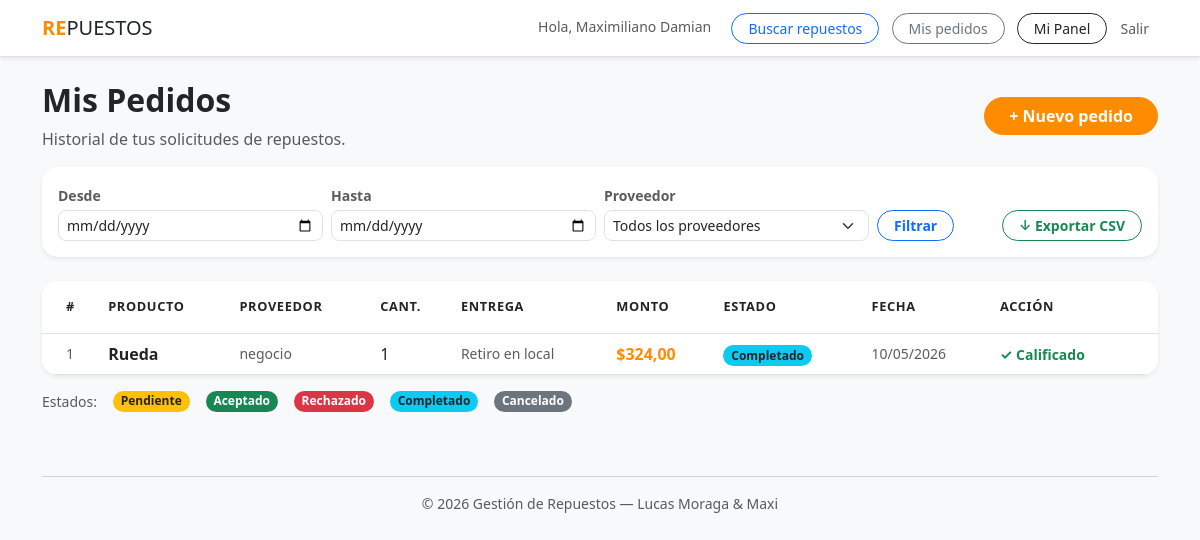
Page /pedidos/ (signed in) on the committed database.
### plataforma/models.py (models this page shows, shortened)
class Pedido(models.Model):
    ESTADO_CHOICES = [
        ('pendiente', 'Pendiente'),
        ('aceptado', 'Aceptado'),
        ('rechazado', 'Rechazado'),
        ('completado', 'Completado'),
        ('cancelado', 'Cancelado'),
    ]
    ENTREGA_CHOICES = [
        ('retiro', 'Retiro en local'),
        ('envio', 'Envío'),
    ]
    tecnico = models.ForeignKey(Tecnico, on_delete=models.CASCADE, related_name='pedidos')
    proveedor = models.ForeignKey(Proveedor, on_delete=models.CASCADE, related_name='pedidos_recibidos')
    producto = models.ForeignKey(Producto, on_delete=models.CASCADE, related_name='pedidos')
    cantidad = models.IntegerField()
    forma_entrega = models.CharField(max_length=10, choices=ENTREGA_CHOICES)
    estado = models.CharField(max_length=15, choices=ESTADO_CHOICES, default='pendiente')
    monto_total = models.DecimalField(max_digits=10, decimal_places=2)
    fecha_creacion = models.DateTimeField(auto_now_add=True)
    fecha_actualizacion = models.DateTimeField(auto_now=True)
    notas = models.TextField(blank=True, null=True)
    respuesta_proveedor = models.TextField(blank=True, null=True)
    class Meta:
        verbose_name = "Pedido"
        verbose_name_plural = "Pedidos"
        ordering = ['-fecha_creacion']

class Producto(models.Model):
    proveedor = models.ForeignKey(Proveedor, on_delete=models.CASCADE, related_name="productos")
    nombre = models.CharField(max_length=200)
    descripcion = models.TextField(blank=True)
    modelo = models.CharField(max_length=100, blank=True)
    categoria = models.CharField(max_length=100, choices=RUBROS_CHOICES)
    precio = models.DecimalField(max_digits=10, decimal_places=2)
    stock = models.PositiveIntegerField(default=0)
    disponible = models.BooleanField(default=True)
    class Meta:
        verbose_name = "Producto"
        verbose_name_plural = "Productos"

class Proveedor(models.Model):
    usuario = models.OneToOneField(User, on_delete=models.CASCADE)
    cuit = models.CharField(max_length=13, unique=True, null=True, blank=True)
    nombre_negocio = models.CharField(max_length=150)
    direccion = models.CharField(max_length=255)
    rubro = models.CharField(max_length=100, choices=RUBROS_CHOICES)
    horarios = models.CharField(max_length=200, blank=True)
    logo = models.ImageField(upload_to='proveedores/logos/', blank=True, null=True)
    imagen = models.ImageField(upload_to='proveedores/imagenes/', blank=True, null=True)
    latitud = models.FloatField(null=True, blank=True)
    longitud = models.FloatField(null=True, blank=True)
    estado = models.CharField(max_length=15, choices=ESTADO_USUARIO_CHOICES, default='pendiente')
    nota_admin = models.TextField(blank=True)
    is_approved = models.BooleanField(default=False)
    class Meta:
        verbose_name = "Proveedor"
        verbose_name_plural = "Proveedores"

### plataforma/views.py (the view)
# urls.py: path('pedidos/', views.mis_pedidos, name='mis_pedidos'),
@login_required(login_url='login')
def mis_pedidos(request):
    tecnico = _get_tecnico_o_403(request)
    if tecnico is None:
        return redirect('dashboard')
    fecha_desde = request.GET.get('fecha_desde', '').strip()
    fecha_hasta = request.GET.get('fecha_hasta', '').strip()
    proveedor_id = request.GET.get('proveedor', '').strip()
    try:
        pedidos_qs = (
            tecnico.pedidos
            .select_related('producto', 'proveedor')
            .annotate(ya_calificado=Exists(CalificacionProveedor.objects.filter(pedido=OuterRef('pk'))))
        )
        if fecha_desde:
            pedidos_qs = pedidos_qs.filter(fecha_creacion__date__gte=fecha_desde)
        if fecha_hasta:
            pedidos_qs = pedidos_qs.filter(fecha_creacion__date__lte=fecha_hasta)
        if proveedor_id:
            pedidos_qs = pedidos_qs.filter(proveedor_id=proveedor_id)
        pedidos = pedidos_qs.order_by('-fecha_creacion')
        proveedores = Proveedor.objects.filter(pedidos_recibidos__tecnico=tecnico).distinct().order_by('nombre_negocio')
        hay_filtros = bool(fecha_desde or fecha_hasta or proveedor_id)
    except Exception:
        messages.error(request, 'Ocurrió un error al cargar tu historial de pedidos. Intentá de nuevo.')
        pedidos = []
        proveedores = []
        hay_filtros = False
        fecha_desde = fecha_hasta = proveedor_id = ''
    return render(request, 'plataforma/mis_pedidos.html', {
        'pedidos': pedidos,
        'proveedores': proveedores,
        'hay_filtros': hay_filtros,
        'fecha_desde': fecha_desde,
        'fecha_hasta': fecha_hasta,
        'proveedor_id_sel': proveedor_id,
    })

### plataforma/context_processors.py (called while the page is built)
def pedidos_pendientes(request):
    count = 0
    if request.user.is_authenticated and hasattr(request.user, 'proveedor'):
        count = request.user.proveedor.pedidos_recibidos.filter(estado='pendiente').count()
    return {'pedidos_pendientes_count': count}

### plataforma/views.py (called while the page is built)
def _get_tecnico_o_403(request):
    if not hasattr(request.user, 'tecnico'):
        messages.error(request, 'Esta sección es solo para técnicos.')
        return None
    return request.user.tecnico

### plataforma/templates/plataforma/mis_pedidos.html (shortened to what this page needs)
{% extends "plataforma/base.html" %}
{% block content %}
<div class="row mb-3 align-items-center">
    <div class="col">
        <h2 class="fw-bold">Mis Pedidos</h2>
        <p class="text-muted mb-0">Historial de tus solicitudes de repuestos.</p>
    </div>
    <div class="col-auto d-flex gap-2">
        <a href="{% url 'buscar_repuestos' %}" class="btn btn-primary rounded-pill px-4 fw-bold">
            + Nuevo pedido
        </a>
    </div>
</div>
<div class="card border-0 shadow-sm rounded-4 mb-4">
    <div class="card-body p-3">
        <form method="get" class="row g-2 align-items-end">
            <div class="col-sm-3">
                <label class="form-label small text-muted fw-semibold mb-1">Desde</label>
                <input type="date" name="fecha_desde" class="form-control form-control-sm rounded-3"
                       value="{{ fecha_desde }}">
            </div>
            <div class="col-sm-3">
                <label class="form-label small text-muted fw-semibold mb-1">Hasta</label>
                <input type="date" name="fecha_hasta" class="form-control form-control-sm rounded-3"
                       value="{{ fecha_hasta }}">
            </div>
            <div class="col-sm-3">
                <label class="form-label small text-muted fw-semibold mb-1">Proveedor</label>
                <select name="proveedor" class="form-select form-select-sm rounded-3">
                    <option value="">Todos los proveedores</option>
                </select>
            </div>
            <div class="col-sm-auto d-flex gap-2">
                <button type="submit" class="btn btn-outline-primary btn-sm rounded-pill px-3 fw-semibold">
                    Filtrar
                </button>
            </div>
            {% if pedidos %}
            <div class="col-sm-auto ms-sm-auto">
                <a href="{% url 'exportar_historial' %}{% if hay_filtros %}?fecha_desde={{ fecha_desde }}&fecha_hasta={{ fecha_hasta }}&proveedor={{ proveedor_id_sel }}{% endif %}"
                   class="btn btn-outline-success btn-sm rounded-pill px-3 fw-semibold">
                    ↓ Exportar CSV
                </a>
            </div>
            {% endif %}
        </form>
    </div>
</div>
{% if pedidos %}
<div class="card border-0 shadow-sm rounded-4 overflow-hidden">
    <div class="table-responsive">
        <table class="table table-hover align-middle mb-0">
            <thead class="bg-light text-muted" style="font-size: .8rem; text-transform: uppercase; letter-spacing: .05em;">
                <tr>
                    <th class="ps-4 py-3">#</th>
                    <th class="py-3">Producto</th>
                    <th class="py-3">Proveedor</th>
                    <th class="py-3">Cant.</th>
                    <th class="py-3">Entrega</th>
                    <th class="py-3">Monto</th>
                    <th class="py-3">Estado</th>
                    <th class="py-3">Fecha</th>
                    <th class="pe-4 py-3">Acción</th>
                </tr>
            </thead>
            <tbody>
                {% for pedido in pedidos %}
                <tr>
                    <td class="ps-4 text-muted small">{{ pedido.id }}</td>
                    <td>
                        <strong>{{ pedido.producto.nombre }}</strong>
                    </td>
                    <td class="text-muted small">{{ pedido.proveedor.nombre_negocio }}</td>
                    <td>{{ pedido.cantidad }}</td>
                    <td class="text-muted small">{{ pedido.get_forma_entrega_display }}</td>
                    <td class="fw-bold text-primary">${{ pedido.monto_total }}</td>
                    <td>
                        {% if pedido.estado == 'pendiente' %}
                            <span class="badge bg-warning text-dark rounded-pill">Pendiente</span>
                        {% elif pedido.estado == 'aceptado' %}
                            <span class="badge bg-success rounded-pill">Aceptado</span>
                        {% elif pedido.estado == 'rechazado' %}
                            <span class="badge bg-danger rounded-pill">Rechazado</span>
                        {% elif pedido.estado == 'completado' %}
                            <span class="badge bg-info text-dark rounded-pill">Completado</span>
                        {% elif pedido.estado == 'cancelado' %}
                            <span class="badge bg-secondary rounded-pill">Cancelado</span>
                        {% endif %}
                    </td>
                    <td class="text-muted small">{{ pedido.fecha_creacion|date:"d/m/Y" }}</td>
                    <td class="pe-4">
                        {% if pedido.estado == 'pendiente' %}
                        <form method="post" action="{% url 'cancelar_pedido' pedido.pk %}"
                              onsubmit="return confirm('¿Cancelar el pedido #{{ pedido.id }}? Esta acción no se puede deshacer.')">
                            {% csrf_token %}
                            <button type="submit" class="btn btn-outline-danger btn-sm rounded-pill px-3">
                                Cancelar
                            </button>
                        </form>
                        {% elif pedido.estado == 'completado' %}
                            {% if not pedido.ya_calificado %}
                            <a href="{% url 'calificar_proveedor' pedido.pk %}"
                               class="btn btn-outline-warning btn-sm rounded-pill px-3 fw-bold">
                                Calificar ★
                            </a>
                            {% else %}
                            <span class="text-success small fw-bold">✓ Calificado</span>
                            {% endif %}
                        {% else %}
                            <span class="text-muted">—</span>
                        {% endif %}
                    </td>
                </tr>
                {% endfor %}
            </tbody>
        </table>
    </div>
</div>
<div class="d-flex gap-3 mt-3 flex-wrap">
    <small class="text-muted">Estados:</small>
    <span class="badge bg-warning text-dark rounded-pill">Pendiente</span>
    <span class="badge bg-success rounded-pill">Aceptado</span>
    <span class="badge bg-danger rounded-pill">Rechazado</span>
    <span class="badge bg-info text-dark rounded-pill">Completado</span>
    <span class="badge bg-secondary rounded-pill">Cancelado</span>
</div>
{% endif %}
{% endblock %}

### plataforma/templates/plataforma/base.html (shortened to what this page needs)
<!DOCTYPE html>
<html lang="es">
<head>
    <link href="https://cdn.jsdelivr.net/npm/bootstrap@5.3.0/dist/css/bootstrap.min.css" rel="stylesheet">
</head>
<body class="bg-light">
    <nav class="navbar navbar-expand-lg navbar-white bg-white border-bottom shadow-sm mb-4">
        <div class="container">
            <a class="navbar-brand text-dark tracking-tighter" href="{% url 'inicio' %}">
                <b>RE</b>PUESTOS
            </a>
            <div class="ms-auto">
                {% if user.is_authenticated %}
                    <span class="me-3 text-muted small">Hola, {{ user.first_name }}</span>
                    <a href="{% url 'buscar_repuestos' %}" class="btn btn-outline-primary btn-sm rounded-pill px-3 me-2">Buscar repuestos</a>
                    {% if user.tecnico %}
                        <a href="{% url 'mis_pedidos' %}" class="btn btn-outline-secondary btn-sm rounded-pill px-3 me-2">Mis pedidos</a>
                    {% endif %}
                    <a href="{% url 'dashboard' %}" class="btn btn-outline-dark btn-sm rounded-pill px-3">Mi Panel</a>
                    <a href="{% url 'logout' %}" class="btn btn-link text-muted btn-sm text-decoration-none">Salir</a>
                {% else %}
                    <a href="{% url 'login' %}" class="btn btn-outline-primary btn-sm rounded-pill px-4 me-2">Ingresar</a>
                    <a href="{% url 'registro_tipo' %}" class="btn btn-primary btn-sm rounded-pill px-4">Registrarse</a>
                {% endif %}
            </div>
        </div>
    </nav>
    <div class="{% block container_class %}container{% endblock %}">
        {% block content %}{% endblock %}
    </div>
    <footer class="container text-center py-5 text-muted small">
        <hr>
        &copy; 2026 Gestión de Repuestos — Lucas Moraga & Maxi
    </footer>
</body>
</html>

### plataforma/templates/plataforma/base.html (style rules this page uses)
:root { --bs-primary: #FF8C00; --bs-primary-rgb: 255, 140, 0; --green-pastel: #F0FFF4; }
.btn-primary { background-color: var(--bs-primary); border-color: var(--bs-primary); font-weight: bold; }
.navbar-brand b { color: var(--bs-primary); }

### rows in the picture
Pedido: id "1", producto.nombre "Rueda", proveedor.nombre_negocio "negocio", cantidad "1", forma_entrega "Retiro en local", monto_total "324,00", estado "Completado", fecha_creacion "10/05/2026"

### other values in the picture
{{ user.first_name }} "Maximiliano Damian"
